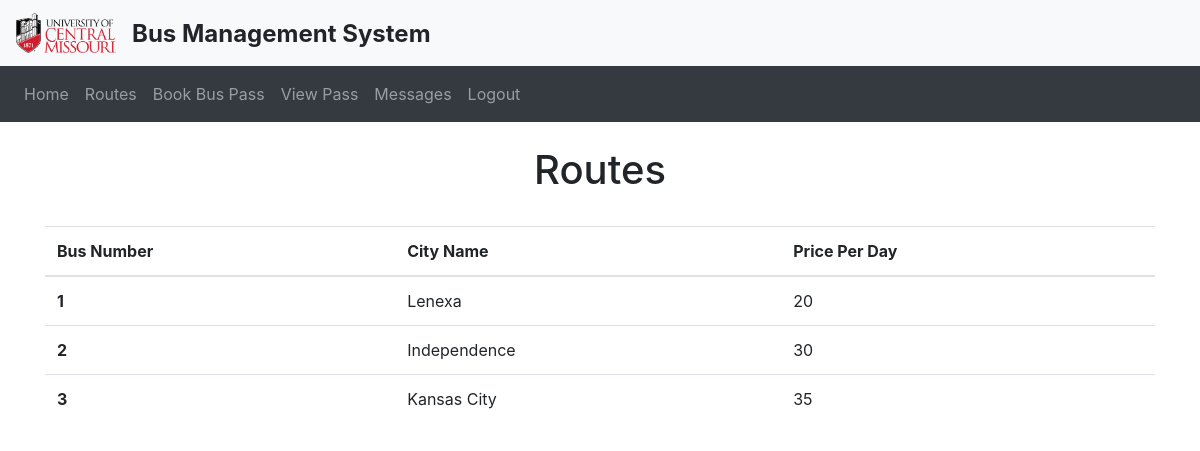
The app's page /routes (signed in), older data.
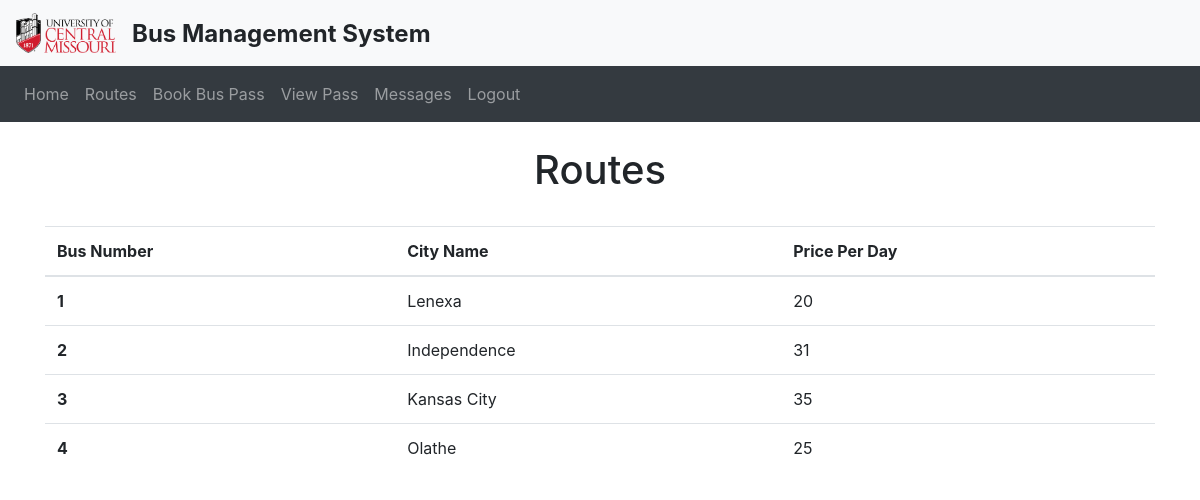
The same page, newer data.
### website/models.py (models this page shows)
class Busroute(db.Model):
    id = db.Column(db.Integer, primary_key=True)
    cityname = db.Column(db.String(150))
    price = db.Column(db.Integer)

### website/views.py (the view, shortened to what this page needs)
@views.route('/routes', methods=['GET', 'POST'])
@login_required
def routes():
    routes = Busroute.query.all()
    return render_template('routes.html', user=current_user, routes = routes)

### website/__init__.py (called while the page is built)
def create_app():
    app = Flask(__name__)
    app.config['SECRET_KEY'] = 'SANDEEP'
    app.config['SQLALCHEMY_DATABASE_URI'] =\
        'sqlite:///' + path.join(basedir, 'database.db')
    db.init_app(app)
    from .views import views
    from .auth import auth
    app.register_blueprint(views, url_prefix='/')
    app.register_blueprint(auth, url_prefix='/')
    from .models import User
    login_manager = LoginManager(app)
    login_manager.login_view = 'auth.login' # type: ignore
    login_manager.init_app(app)
    @login_manager.user_loader
    def load_user(id):
        return User.query.get(int(id))
    with app.app_context():
        create_database()
    return app

### website/templates/routes.html
{% extends "base.html" %} {% block title %}Home{% endblock %} {% block content
    %}
    <h1 align="center">Routes</h1><br>
    {% if user.role == 1 %}
    <div style="display:flex;gap:5%">
      <div style="width: 50%;">
        <form method="POST">
          <h3 align="center">Add Bus</h3>
          <div class="form-group">
            <label for="cityname">City Name</label>
            <input
              type="text"
              class="form-control"
              id="cityname"
              name="cityname"
              placeholder="Enter City Name"
            />
          </div>
          <div class="form-group">
            <label for="price">Price Per Day</label>
            <input
              type="number"
              class="form-control"
              id="price"
              name="price"
              placeholder="Enter Price"
            />
          </div>
          <br />
          <button type="submit" class="btn btn-primary">Submit</button>
        </form>
      </div>
      <div style="width: 100%;">
        <form method="POST">
        <table class="table">
          <thead>
            <tr>
              <th scope="col">Bus Number</th>
              <th scope="col">City Name</th>
              <th scope="col">Price Per Day</th>
              <th scope="col">Action</th>
            </tr>
          </thead>
          <tbody>
            {% for route in routes %}
            <tr>
              <th scope="row">{{route.id}}</th>
              <td><input type="text" class="form-control" id="cityname{{route.id}}" value="{{route.cityname}}"></td>
              <td><input type="number" class="form-control" id="price{{route.id}}" value="{{route.price}}"></td>
              <td>
                <div style="display: flex; gap:5%">
                  <button type="button" class="btn btn-primary" onClick="editBusRoute('{{ route.id }}')">Edit</button>
                  <button type="button" class="btn btn-primary" onClick="deleteBusRoute('{{ route.id }}')">Delete</button>
                </div>
              </td>
            </tr>
            {% endfor %}
          </tbody>
        </table>
      </form>
      </div>
    </div>
    {% else %}
    <table class="table">
      <thead>
        <tr>
          <th scope="col">Bus Number</th>
          <th scope="col">City Name</th>
          <th scope="col">Price Per Day</th>
        </tr>
      </thead>
      <tbody>
        {% for route in routes %}
        <tr>
          <th scope="row">{{route.id}}</th>
          <td>{{route.cityname}}</td>
          <td>{{route.price}}</td>
        </tr>
        {% endfor %}
      </tbody>
    </table>
    {% endif %}
    {% endblock %}

### website/templates/base.html (shortened to what this page needs)
<!DOCTYPE html>
<html>
  <head>
    <link
      rel="stylesheet"
      href="https://stackpath.bootstrapcdn.com/bootstrap/4.4.1/css/bootstrap.min.css"
    />
    <link
      rel="stylesheet"
      href="https://stackpath.bootstrapcdn.com/font-awesome/4.7.0/css/font-awesome.min.css"
    />
    <link
      rel="stylesheet"
      href="../main.css"
    />
  <body>
    <nav class="navbar navbar-light bg-light">
      <div style="display: flex;">
        <a class="navbar-brand" href="/">
          <img src="../static/ucm_logo.png" width="100" height="40" class="d-inline-block align-top" alt="">
        </a>
        <div style="font-size: x-large;font-weight: bold;margin-top: 2%;">Bus Management System</div>
      </div>
    </nav>
    <nav class="navbar navbar-expand-lg navbar-dark bg-dark">
      <div class="collapse navbar-collapse" id="navbar">
        <div class="navbar-nav">
          {% if user.is_authenticated %}
            <a class="nav-item nav-link" id="home" href="/">Home</a>
            <a class="nav-item nav-link" id="routes" href="/routes">Routes</a>
            <a class="nav-item nav-link" id="bookpass" href="/bookpass">Book Bus Pass</a>
            <a class="nav-item nav-link" id="viewpass" href="/viewpass">View Pass</a>
            <a class="nav-item nav-link" id="viewmessage" href="/viewmessage/{{user.id}}">Messages
            </a>
            <a class="nav-item nav-link" id="logout" href="/logout">Logout</a>
          {% else %}
            <a class="nav-item nav-link" id="login" href="/login">Login</a>
            <a class="nav-item nav-link" id="signUp" href="/sign-up">Sign Up</a>
          {% endif %}
        </div>
      </div>
    </nav>
    <br>
    <div class="container">{% block content %} {% endblock %}</div>
  </body>
</html>

Row changes from the older to the newer data that the page shows:
changed Busroute "Independence": price "30" → "31"
added Busroute: id "4", cityname "Olathe", price "25"
